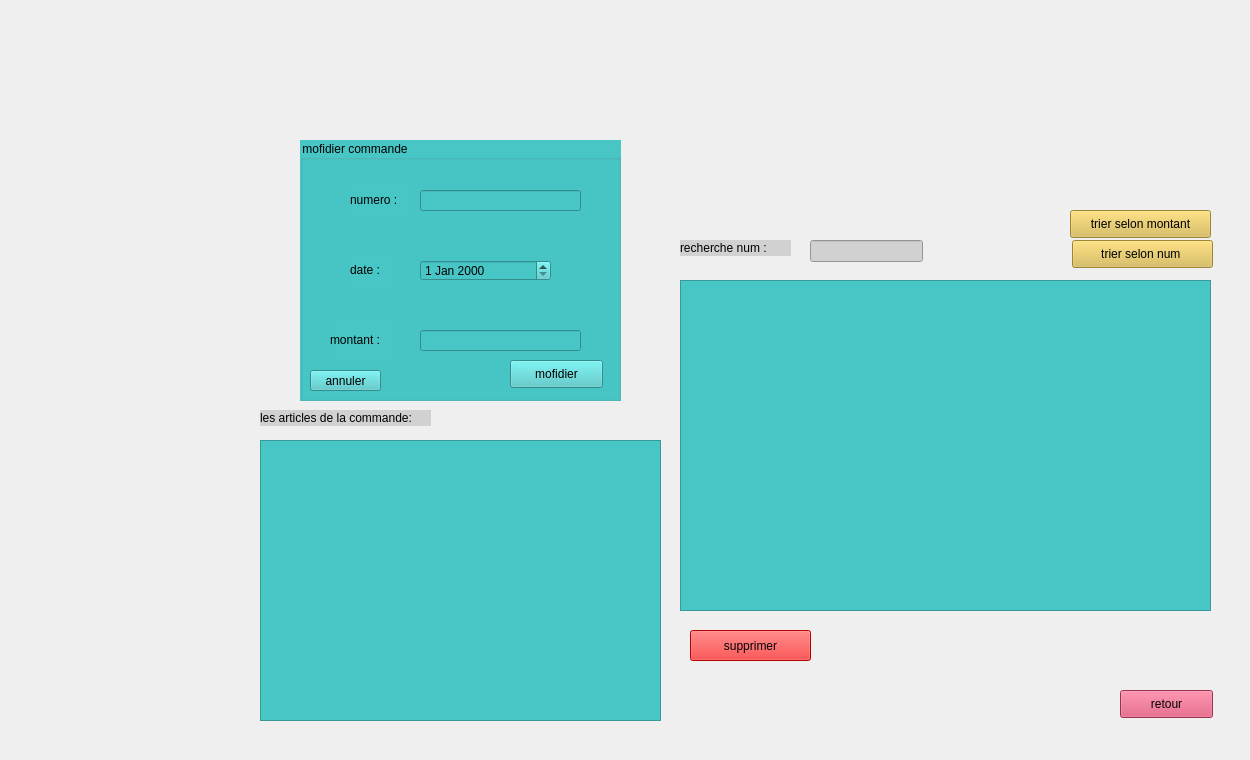
   <widget class="QWidget" name="page_2">
    <widget class="QPushButton" name="retour_commande">
     <property name="geometry">
      <rect>
       <x>1120</x>
       <y>690</y>
       <width>93</width>
       <height>28</height>
      </rect>
     </property>
     <property name="styleSheet">
      <string notr="true">background-color: rgb(218, 72, 109);</string>
     </property>
     <property name="text">
      <string>retour</string>
     </property>
    </widget>
    <widget class="QGroupBox" name="groupBox_3">
     <property name="geometry">
      <rect>
       <x>300</x>
       <y>140</y>
       <width>321</width>
       <height>261</height>
      </rect>
     </property>
     <property name="styleSheet">
      <string notr="true">background-color: rgb(72, 198, 198);</string>
     </property>
     <property name="title">
      <string>mofidier commande</string>
     </property>
     <widget class="QLineEdit" name="lineEdit_22">
      <property name="geometry">
       <rect>
        <x>120</x>
        <y>50</y>
        <width>161</width>
        <height>21</height>
       </rect>
      </property>
     </widget>
     <widget class="QLabel" name="label_50">
      <property name="geometry">
       <rect>
        <x>50</x>
        <y>40</y>
        <width>61</width>
        <height>41</height>
       </rect>
      </property>
      <property name="text">
       <string>&lt;html&gt;&lt;head/&gt;&lt;body&gt;&lt;p&gt;numero :&lt;/p&gt;&lt;/body&gt;&lt;/html&gt;</string>
      </property>
     </widget>
     <widget class="QLabel" name="label_53">
      <property name="geometry">
       <rect>
        <x>50</x>
        <y>110</y>
        <width>41</width>
        <height>41</height>
       </rect>
      </property>
      <property name="text">
       <string>&lt;html&gt;&lt;head/&gt;&lt;body&gt;&lt;p&gt;date :&lt;/p&gt;&lt;/body&gt;&lt;/html&gt;</string>
      </property>
     </widget>
     <widget class="QLabel" name="label_54">
      <property name="geometry">
       <rect>
        <x>30</x>
        <y>180</y>
        <width>61</width>
        <height>41</height>
       </rect>
      </property>
      <property name="text">
       <string>&lt;html&gt;&lt;head/&gt;&lt;body&gt;&lt;p&gt;montant :&lt;/p&gt;&lt;/body&gt;&lt;/html&gt;</string>
      </property>
     </widget>
     <widget class="QLineEdit" name="lineEdit_24">
      <property name="geometry">
       <rect>
        <x>120</x>
        <y>190</y>
        <width>161</width>
        <height>21</height>
       </rect>
      </property>
     </widget>
     <widget class="QDateEdit" name="dateEdit_5">
      <property name="geometry">
       <rect>
        <x>120</x>
        <y>120</y>
        <width>131</width>
        <height>21</height>
       </rect>
      </property>
     </widget>
     <widget class="QPushButton" name="modifierCommande">
      <property name="geometry">
       <rect>
        <x>210</x>
        <y>220</y>
        <width>93</width>
        <height>28</height>
       </rect>
      </property>
      <property name="text">
       <string>mofidier</string>
      </property>
     </widget>
     <widget class="QPushButton" name="annulerC">
      <property name="geometry">
       <rect>
        <x>10</x>
        <y>230</y>
        <width>71</width>
        <height>21</height>
       </rect>
      </property>
      <property name="text">
       <string>annuler</string>
      </property>
     </widget>
    </widget>
    <widget class="QTableView" name="liste_commande">
     <property name="geometry">
      <rect>
       <x>680</x>
       <y>280</y>
       <width>531</width>
       <height>331</height>
      </rect>
     </property>
     <property name="styleSheet">
      <string notr="true">background-color: rgb(72, 198, 198);</string>
     </property>
    </widget>
    <widget class="QLineEdit" name="rechercheC">
     <property name="geometry">
      <rect>
       <x>810</x>
       <y>240</y>
       <width>113</width>
       <height>22</height>
      </rect>
     </property>
     <property name="styleSheet">
      <string notr="true">background-color: rgb(209, 209, 209);</string>
     </property>
    </widget>
    <widget class="QLabel" name="label">
     <property name="geometry">
      <rect>
       <x>680</x>
       <y>240</y>
       <width>111</width>
       <height>16</height>
      </rect>
     </property>
     <property name="styleSheet">
      <string notr="true">background-color: rgb(209, 209, 209);</string>
     </property>
     <property name="text">
      <string>recherche num :</string>
     </property>
    </widget>
    <widget class="QPushButton" name="trierCommande">
     <property name="geometry">
      <rect>
       <x>1072</x>
       <y>240</y>
       <width>141</width>
       <height>28</height>
      </rect>
     </property>
     <property name="styleSheet">
      <string notr="true">background-color: rgb(217, 186, 74);</string>
     </property>
     <property name="text">
      <string>trier selon num </string>
     </property>
    </widget>
    <widget class="QPushButton" name="suprimerCommande">
     <property name="geometry">
      <rect>
       <x>690</x>
       <y>630</y>
       <width>121</width>
       <height>31</height>
      </rect>
     </property>
     <property name="styleSheet">
      <string notr="true">background-color: rgb(255, 85, 0);
font: 14pt &quot;MS Shell Dlg 2&quot;;
background-color: rgb(255, 0, 0);</string>
     </property>
     <property name="text">
      <string>supprimer</string>
     </property>
    </widget>
    <widget class="QLabel" name="label_10">
     <property name="geometry">
      <rect>
       <x>-6</x>
       <y>0</y>
       <width>1241</width>
       <height>751</height>
      </rect>
     </property>
     <property name="text">
      <string/>
     </property>
     <property name="pixmap">
      <pixmap>../../design QT/afficher_commande.png</pixmap>
     </property>
     <property name="scaledContents">
      <bool>true</bool>
     </property>
    </widget>
    <widget class="QPushButton" name="trierCommande_2">
     <property name="geometry">
      <rect>
       <x>1070</x>
       <y>210</y>
       <width>141</width>
       <height>28</height>
      </rect>
     </property>
     <property name="styleSheet">
      <string notr="true">background-color: rgb(217, 186, 74);</string>
     </property>
     <property name="text">
      <string>trier selon montant</string>
     </property>
    </widget>
    <widget class="QTableView" name="liste_commande_A">
     <property name="geometry">
      <rect>
       <x>260</x>
       <y>440</y>
       <width>401</width>
       <height>281</height>
      </rect>
     </property>
     <property name="styleSheet">
      <string notr="true">background-color: rgb(72, 198, 198);</string>
     </property>
    </widget>
    <widget class="QLabel" name="label_14">
     <property name="geometry">
      <rect>
       <x>260</x>
       <y>410</y>
       <width>171</width>
       <height>16</height>
      </rect>
     </property>
     <property name="styleSheet">
      <string notr="true">background-color: rgb(209, 209, 209);</string>
     </property>
     <property name="text">
      <string>les articles de la commande:</string>
     </property>
    </widget>
    <zorder>label_10</zorder>
    <zorder>retour_commande</zorder>
    <zorder>groupBox_3</zorder>
    <zorder>liste_commande</zorder>
    <zorder>rechercheC</zorder>
    <zorder>label</zorder>
    <zorder>trierCommande</zorder>
    <zorder>suprimerCommande</zorder>
    <zorder>trierCommande_2</zorder>
    <zorder>liste_commande_A</zorder>
    <zorder>label_14</zorder>
   </widget>
